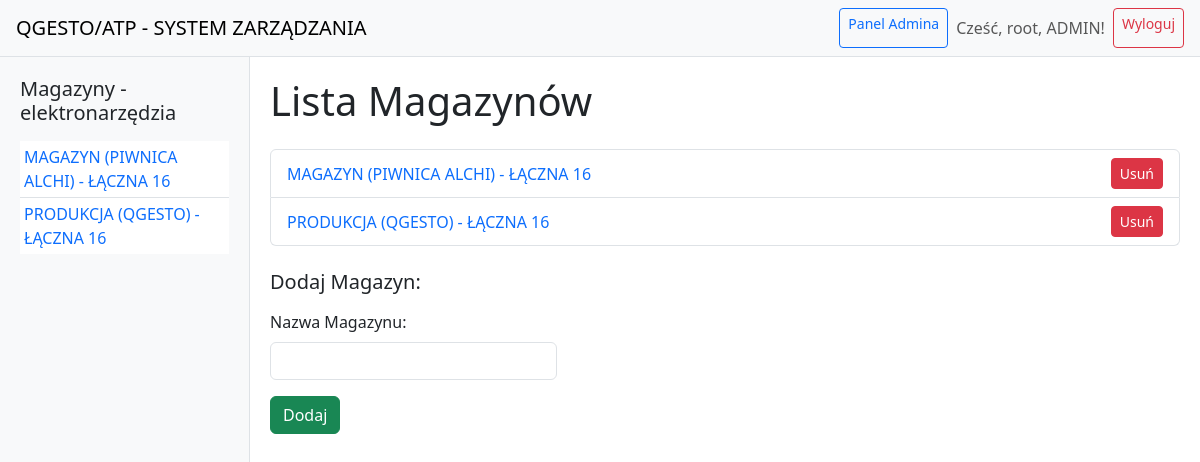
The app's page / (signed in) with its own data.
### app.py (models this page shows)
class Magazyn(db.Model):
    id = db.Column(db.Integer, primary_key=True)
    nazwa = db.Column(db.String(100), nullable=False, unique=True)
    produkty = db.relationship('Produkt', backref='magazyn', lazy=True)

### app.py (the view)
@app.route('/')
def index():
    if 'user_id' not in session:
        flash('Musisz być zalogowany, aby zobaczyć tę stronę!', 'warning')
        return redirect(url_for('login'))
    magazyny = Magazyn.query.all()
    return render_template('index.html', magazyny=magazyny)

### app.py (called while the page is built)
@app.context_processor
def inject_magazyny():
    magazyny_all = Magazyn.query.all()
    return {'magazyny_sidebar': magazyny_all}

### templates/index.html (shortened to what this page needs)
{% extends "base.html" %}
{% block content %}
<h1 class="mb-4">Lista Magazynów</h1>
<ul class="list-group mb-4">
    {% for magazyn in magazyny %}
    <li class="list-group-item d-flex justify-content-between align-items-center">
        <div>
            <a href="{{ url_for('magazyn', magazyn_id=magazyn.id) }}" class="text-decoration-none">{{ magazyn.nazwa }}</a>
        </div>
        {% if session.get('grupa') == 3 %}
        <a href="{{ url_for('usun_magazyn', id=magazyn.id) }}" class="btn btn-sm btn-danger" onclick="return confirm('Czy na pewno usunąć magazyn?')">Usuń</a>
        {% endif %}
    </li>
    {% endfor %}
</ul>
{% if session.get('grupa') == 3 %}
<h2 class="h5 mb-3">Dodaj Magazyn:</h2>
<form action="{{ url_for('dodaj_magazyn') }}" method="post" class="row g-3 w-50">
    <div class="col-8">
        <label for="nazwa" class="form-label">Nazwa Magazynu:</label>
        <input type="text" id="nazwa" name="nazwa" class="form-control" required>
    </div>
    <div class="col-12">
        <button type="submit" class="btn btn-success">Dodaj</button>
    </div>
</form>
{% endif %}
{% endblock %}

### templates/base.html (shortened to what this page needs)
<!DOCTYPE html>
<html lang="en">
<head>
    <link href="https://cdn.jsdelivr.net/npm/bootstrap@5.3.0/dist/css/bootstrap.min.css" rel="stylesheet"/>
</head>
<body>
<nav class="navbar navbar-light bg-light px-3">
    <a class="navbar-brand" href="{{ url_for('index') }}">QGESTO/ATP - SYSTEM ZARZĄDZANIA</a>
    <div class="d-flex">
        {% if session.get('user_id') %}
            {% if session.get('username') == 'root' and session.get('grupa') == 3 %}
                <a href="{{ url_for('panel_admina') }}" class="btn btn-sm btn-outline-primary me-2">Panel Admina</a>
            {% endif %}
            <span class="navbar-text me-2">Cześć, {{ session.get('username') }}{% if session.get('stanowisko') %}, {{ session.get('stanowisko') }}{% endif %}!</span>
            <a href="{{ url_for('logout') }}" class="btn btn-sm btn-outline-danger" onclick="return confirm('Czy na pewno chcesz się wylogować?')">Wyloguj</a>
        {% else %}
            <a href="{{ url_for('login') }}" class="btn btn-sm btn-outline-success">Zaloguj</a>
        {% endif %}
    </div>
</nav>
<div class="layout">
    <aside class="sidebar">
        <h5 class="mb-3">Magazyny - elektronarzędzia</h5>
        {% if magazyny_sidebar and magazyny_sidebar|length > 0 %}
        <ul class="list-group list-group-flush">
            {% for mag in magazyny_sidebar %}
            <li class="list-group-item p-1"><a href="{{ url_for('magazyn', magazyn_id=mag.id) }}" class="text-decoration-none">{{ mag.nazwa }}</a></li>
            {% endfor %}
        </ul>
        {% else %}
        <p>Brak magazynów</p>
        {% endif %}
    </aside>
    <div class="container-fluid-main">
        {% block content %}{% endblock %}
    </div>
</div>
</body>
</html>

### templates/base.html (style rules this page uses)
body, html { height: 100%; margin: 0; }
.layout { display: flex; height: 100vh; overflow: hidden; }
.sidebar { width: 250px; background: #f8f9fa; padding: 20px; border-right: 1px solid #dee2e6; }
.container-fluid-main { flex: 1; overflow: auto; padding: 20px; }
.navbar { border-bottom: 1px solid #dee2e6; }

### records on screen
Magazyn: nazwa "MAGAZYN (PIWNICA ALCHI) - ŁĄCZNA 16"
Magazyn: nazwa "PRODUKCJA (QGESTO) - ŁĄCZNA 16"

### other values on screen
{{ session.get('username') }} "root"
{{ session.get('stanowisko') }} "ADMIN"
